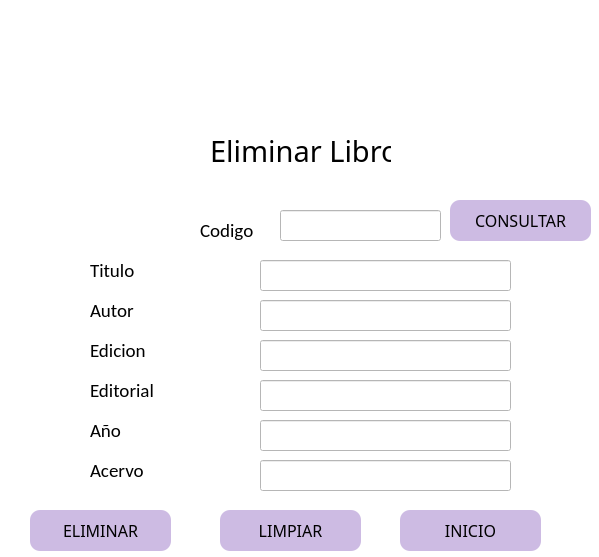
<?xml version="1.0" encoding="UTF-8"?>
<ui version="4.0">
 <class>MainWindow</class>
 <widget class="QMainWindow" name="MainWindow">
  <property name="geometry">
   <rect>
    <x>0</x>
    <y>0</y>
    <width>599</width>
    <height>557</height>
   </rect>
  </property>
  <property name="windowTitle">
   <string>MainWindow</string>
  </property>
  <property name="styleSheet">
   <string notr="true">background-color: rgb(255, 255, 255);</string>
  </property>
  <widget class="QWidget" name="centralwidget">
   <widget class="QLabel" name="label_7">
    <property name="geometry">
     <rect>
      <x>200</x>
      <y>220</y>
      <width>61</width>
      <height>20</height>
     </rect>
    </property>
    <property name="font">
     <font>
      <family>Calibri</family>
      <pointsize>14</pointsize>
     </font>
    </property>
    <property name="text">
     <string>Codigo</string>
    </property>
   </widget>
   <widget class="QPushButton" name="pbConsultar_Libro">
    <property name="geometry">
     <rect>
      <x>450</x>
      <y>200</y>
      <width>141</width>
      <height>41</height>
     </rect>
    </property>
    <property name="font">
     <font>
      <family>Dubai Medium</family>
      <pointsize>12</pointsize>
     </font>
    </property>
    <property name="styleSheet">
     <string notr="true">QPushButton{

	background-color:rgb(205, 187, 227);
	border-radius:10px;
	border:10px;
}


QPushButton:hover{
background-color: rgb(170, 255, 127);
	border-radius:10px;
	border: 10px;
}</string>
    </property>
    <property name="text">
     <string>CONSULTAR</string>
    </property>
   </widget>
   <widget class="QPushButton" name="pbLimpiar_Libro">
    <property name="geometry">
     <rect>
      <x>220</x>
      <y>510</y>
      <width>141</width>
      <height>41</height>
     </rect>
    </property>
    <property name="font">
     <font>
      <family>Dubai Medium</family>
      <pointsize>12</pointsize>
     </font>
    </property>
    <property name="styleSheet">
     <string notr="true">QPushButton{

	background-color:rgb(205, 187, 227);
	border-radius:10px;
	border:10px;
}


QPushButton:hover{
background-color: rgb(170, 255, 127);
	border-radius:10px;
	border: 10px;
}</string>
    </property>
    <property name="text">
     <string>LIMPIAR</string>
    </property>
   </widget>
   <widget class="QLabel" name="label">
    <property name="geometry">
     <rect>
      <x>210</x>
      <y>130</y>
      <width>181</width>
      <height>41</height>
     </rect>
    </property>
    <property name="font">
     <font>
      <family>Segoe MDL2 Assets</family>
      <pointsize>22</pointsize>
     </font>
    </property>
    <property name="text">
     <string>Eliminar Libro</string>
    </property>
   </widget>
   <widget class="QPushButton" name="pbRegresar_Libro">
    <property name="geometry">
     <rect>
      <x>400</x>
      <y>510</y>
      <width>141</width>
      <height>41</height>
     </rect>
    </property>
    <property name="font">
     <font>
      <family>Dubai Medium</family>
      <pointsize>12</pointsize>
     </font>
    </property>
    <property name="styleSheet">
     <string notr="true">QPushButton{

	background-color:rgb(205, 187, 227);
	border-radius:10px;
	border:10px;
}


QPushButton:hover{
background-color: rgb(170, 255, 127);
	border-radius:10px;
	border: 10px;
}</string>
    </property>
    <property name="text">
     <string>INICIO</string>
    </property>
   </widget>
   <widget class="QLabel" name="label_2">
    <property name="geometry">
     <rect>
      <x>70</x>
      <y>0</y>
      <width>491</width>
      <height>101</height>
     </rect>
    </property>
    <property name="styleSheet">
     <string notr="true"/>
    </property>
    <property name="text">
     <string/>
    </property>
    <property name="pixmap">
     <pixmap>../imagenes/Logo.png</pixmap>
    </property>
    <property name="scaledContents">
     <bool>true</bool>
    </property>
   </widget>
   <widget class="QLabel" name="label_4">
    <property name="geometry">
     <rect>
      <x>90</x>
      <y>380</y>
      <width>151</width>
      <height>20</height>
     </rect>
    </property>
    <property name="font">
     <font>
      <family>Calibri</family>
      <pointsize>14</pointsize>
     </font>
    </property>
    <property name="text">
     <string>Editorial</string>
    </property>
   </widget>
   <widget class="QLineEdit" name="lineEdit_Titulo">
    <property name="enabled">
     <bool>false</bool>
    </property>
    <property name="geometry">
     <rect>
      <x>260</x>
      <y>260</y>
      <width>251</width>
      <height>31</height>
     </rect>
    </property>
    <property name="font">
     <font>
      <pointsize>10</pointsize>
     </font>
    </property>
    <property name="styleSheet">
     <string notr="true">QLineEdit{
border: .5px solid
}
</string>
    </property>
   </widget>
   <widget class="QLineEdit" name="lineEdit_Acervo">
    <property name="enabled">
     <bool>false</bool>
    </property>
    <property name="geometry">
     <rect>
      <x>260</x>
      <y>460</y>
      <width>251</width>
      <height>31</height>
     </rect>
    </property>
    <property name="font">
     <font>
      <pointsize>10</pointsize>
     </font>
    </property>
    <property name="styleSheet">
     <string notr="true">QLineEdit{
border: .5px solid
}
</string>
    </property>
    <property name="text">
     <string/>
    </property>
   </widget>
   <widget class="QLabel" name="label_6">
    <property name="geometry">
     <rect>
      <x>90</x>
      <y>340</y>
      <width>151</width>
      <height>20</height>
     </rect>
    </property>
    <property name="font">
     <font>
      <family>Calibri</family>
      <pointsize>14</pointsize>
     </font>
    </property>
    <property name="text">
     <string>Edicion</string>
    </property>
   </widget>
   <widget class="QLabel" name="label_8">
    <property name="geometry">
     <rect>
      <x>90</x>
      <y>420</y>
      <width>151</width>
      <height>20</height>
     </rect>
    </property>
    <property name="font">
     <font>
      <family>Calibri</family>
      <pointsize>14</pointsize>
     </font>
    </property>
    <property name="text">
     <string>Año</string>
    </property>
   </widget>
   <widget class="QLineEdit" name="lineEdit_Edicion">
    <property name="enabled">
     <bool>false</bool>
    </property>
    <property name="geometry">
     <rect>
      <x>260</x>
      <y>340</y>
      <width>251</width>
      <height>31</height>
     </rect>
    </property>
    <property name="font">
     <font>
      <pointsize>10</pointsize>
     </font>
    </property>
    <property name="styleSheet">
     <string notr="true">QLineEdit{
border: .5px solid
}
</string>
    </property>
   </widget>
   <widget class="QLineEdit" name="lineEdit_Anio">
    <property name="enabled">
     <bool>false</bool>
    </property>
    <property name="geometry">
     <rect>
      <x>260</x>
      <y>420</y>
      <width>251</width>
      <height>31</height>
     </rect>
    </property>
    <property name="font">
     <font>
      <pointsize>10</pointsize>
     </font>
    </property>
    <property name="styleSheet">
     <string notr="true">QLineEdit{
border: .5px solid
}
</string>
    </property>
    <property name="text">
     <string/>
    </property>
   </widget>
   <widget class="QLabel" name="label_3">
    <property name="geometry">
     <rect>
      <x>90</x>
      <y>260</y>
      <width>111</width>
      <height>20</height>
     </rect>
    </property>
    <property name="font">
     <font>
      <family>Calibri</family>
      <pointsize>14</pointsize>
     </font>
    </property>
    <property name="text">
     <string>Titulo</string>
    </property>
   </widget>
   <widget class="QLabel" name="label_5">
    <property name="geometry">
     <rect>
      <x>90</x>
      <y>300</y>
      <width>81</width>
      <height>20</height>
     </rect>
    </property>
    <property name="font">
     <font>
      <family>Calibri</family>
      <pointsize>14</pointsize>
     </font>
    </property>
    <property name="text">
     <string>Autor</string>
    </property>
   </widget>
   <widget class="QLineEdit" name="lineEdit_Editorial">
    <property name="enabled">
     <bool>false</bool>
    </property>
    <property name="geometry">
     <rect>
      <x>260</x>
      <y>380</y>
      <width>251</width>
      <height>31</height>
     </rect>
    </property>
    <property name="font">
     <font>
      <pointsize>10</pointsize>
     </font>
    </property>
    <property name="styleSheet">
     <string notr="true">QLineEdit{
border: .5px solid
}
</string>
    </property>
   </widget>
   <widget class="QLineEdit" name="lineEdit_Autor">
    <property name="enabled">
     <bool>false</bool>
    </property>
    <property name="geometry">
     <rect>
      <x>260</x>
      <y>300</y>
      <width>251</width>
      <height>31</height>
     </rect>
    </property>
    <property name="font">
     <font>
      <pointsize>10</pointsize>
     </font>
    </property>
    <property name="styleSheet">
     <string notr="true">QLineEdit{
border: .5px solid
}
</string>
    </property>
   </widget>
   <widget class="QLineEdit" name="lineEdit_CodigoL">
    <property name="geometry">
     <rect>
      <x>280</x>
      <y>210</y>
      <width>161</width>
      <height>31</height>
     </rect>
    </property>
    <property name="font">
     <font>
      <pointsize>10</pointsize>
     </font>
    </property>
    <property name="styleSheet">
     <string notr="true">QLineEdit{
border: .5px solid
}
</string>
    </property>
   </widget>
   <widget class="QLabel" name="label_9">
    <property name="geometry">
     <rect>
      <x>90</x>
      <y>460</y>
      <width>151</width>
      <height>20</height>
     </rect>
    </property>
    <property name="font">
     <font>
      <family>Calibri</family>
      <pointsize>14</pointsize>
     </font>
    </property>
    <property name="text">
     <string>Acervo</string>
    </property>
   </widget>
   <widget class="QPushButton" name="pbEliminar_Libro">
    <property name="geometry">
     <rect>
      <x>30</x>
      <y>510</y>
      <width>141</width>
      <height>41</height>
     </rect>
    </property>
    <property name="font">
     <font>
      <family>Dubai Medium</family>
      <pointsize>12</pointsize>
     </font>
    </property>
    <property name="styleSheet">
     <string notr="true">QPushButton{

	background-color:rgb(205, 187, 227);
	border-radius:10px;
	border:10px;
}


QPushButton:hover{
background-color: rgb(170, 255, 127);
	border-radius:10px;
	border: 10px;
}</string>
    </property>
    <property name="text">
     <string>ELIMINAR</string>
    </property>
   </widget>
  </widget>
 </widget>
 <tabstops>
  <tabstop>pbConsultar_Libro</tabstop>
  <tabstop>pbLimpiar_Libro</tabstop>
  <tabstop>pbRegresar_Libro</tabstop>
 </tabstops>
 <resources/>
 <connections/>
</ui>
